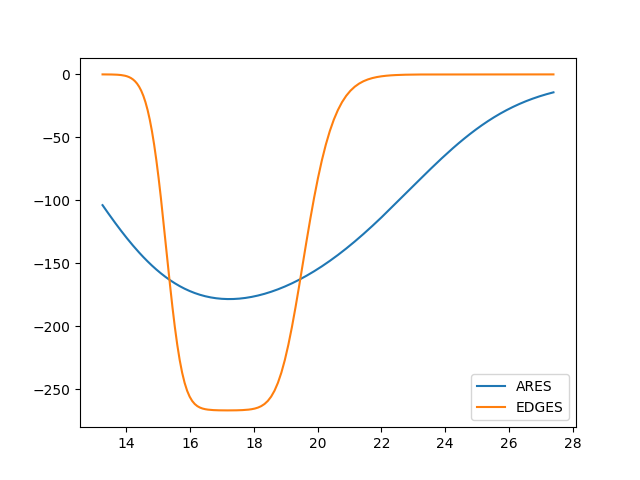

Python code for this plot:
import ares
import matplotlib.pyplot as plt
import numpy as np
import pandas as pd
from scipy.interpolate import interp1d
from numpy.random import normal
from math import ceil
from scipy.interpolate import CubicSpline
import cProfile
import re
#cProfile.run('re.compile("foo|bar")')

data_1 = pd.read_csv('data_1.csv')

freq_e = data_1.iloc[:,0] #frequency, MHz

T_e = data_1.iloc[:,-1] #21cm brighness temperature, k

model_e = data_1.iloc[:, -2] #the model represented in the paper, k

#temporary mfactor
model_e = model_e/2

#Changing the data from frequency to redshift
v_0 = 1420 #MHz, frequency of 21cm line
z_e = (v_0/freq_e)-1 #conversion of frequency to redshift

#converting the Data temperatures from k to mK 
k = 1000
model_e = k * model_e

def dict_to_list(d): # converts dictionary to two lists (key and value)
    #d must be a dictionary containing the value of parameters and their names
    key = list(d.keys())
    value = list(d.values())
    return value, key

def list_to_dict(value, key): #converts two lists (key and value) to a dictionary
    #value is a list of parameters' values
    #key is a list parameters' names
    return dict(zip(key, value))

"""
def call_ares(input_dict, redshifts): #5params 

    tmp = ares.util.ParameterBundle('mirocha2017:base')
    tmp.update(input_dict)
    tmp.update({"pop_binaries_0_":True})
    params = tmp
    sim = ares.simulations.Global21cm(**params, verbose = False, progress_bar = False)
    sim.run()
    z = sim.history['z'][::-1]
    sorted_idx = np.argsort(z, kind="stable")
    dTb = sim.history['dTb'][::-1]
    z = z[sorted_idx]
    dTb = dTb[sorted_idx]
    spline_dTb = CubicSpline(z, dTb)
    return spline_dTb(redshifts)
"""
def call_ares (params, redshifts): #4params
    '''
    Returns the temperature fluctuation vs redshift curve.
    INPUTS:
        ares_params: Specify which the values of the desired paramamters.
        redshift: Specify the redshift over which to graph the curve.
    OUTPUTS:
        A cubic spline of the temperature fluctuation vs redshift curve produced by ares.
    '''    
    
    #to denormalize the values
    value, key = dict_to_list(params)
    value_denormalized = np.array(value, dtype='float64')
    value_denormalized[0] = 10** (value[0])
    value_denormalized[1] = 10** (value[1])
    value_denormalized[2] = 10** (value[2])
    params_denormalized = list_to_dict(value_denormalized, key_guess)
    
    #running ares
    sim = ares.simulations.Global21cm(**params_denormalized, verbose=False, progress_bar=False)
    sim.run()
    z = sim.history['z'][::-1]
    dTb = sim.history['dTb'][::-1]
    sorted_idx = np.argsort(z,kind="stable")
    z = z[sorted_idx]
    dTb = dTb[sorted_idx]
    spline = CubicSpline(z, dTb)	
    return spline(redshifts)   

def chisquare (model, data):
    return np.sum((model-data)**2)

start_guess = {'pop_rad_yield_0_': 4, 'pop_rad_yield_1_': 38, 'pop_rad_yield_2_': 4, 'clumping_factor': 1E-5} #4param version, normalized
#["pop_rad_yield_0_", 1E3, 1E6, "log"], ["pop_rad_yield_1_", 1E37, 5E40, "log"], ["pop_rad_yield_2_", 1E3, 5E6, "log"], ["clumping_factor", 0.05, 2, "lin"]
#2-7
#30-45
#2-7
#0.01-4

#converting start guess to two lists
value_guess, key_guess = dict_to_list(start_guess)

T = call_ares (start_guess, z_e)
print('chi-square: ', chisquare(model_e, T))
      
plt.plot(z_e, T, label='ARES')
plt.plot(z_e, model_e, label='EDGES')
plt.legend()
plt.savefig('test.png')

#cProfile.run('re.compile("foo|bar")')